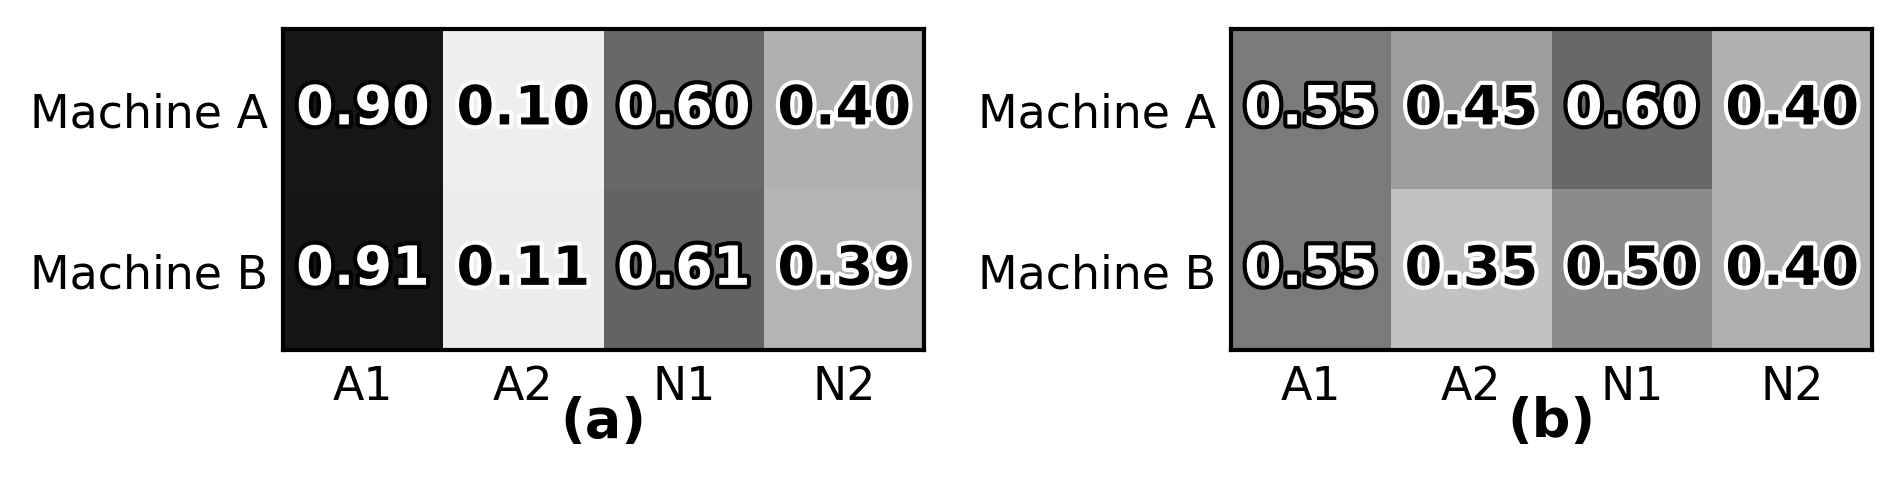

This chart was generated by the following Python code:
import os

import matplotlib.patheffects as pe
import matplotlib.pyplot as plt
import numpy as np
from matplotlib.colors import LinearSegmentedColormap

# 0.00 -> 1.00: white -> light gray -> dark gray -> black
cmap_score = LinearSegmentedColormap.from_list(
    "white_to_black_gray",
    ["#ffffff", "#c8c8c8", "#505050", "#000000"],
    N=256,
)

model_a = np.array(
    [
        [0.90, 0.10, 0.60, 0.40],
        [0.91, 0.11, 0.61, 0.39],
    ],
    dtype=float,
)

model_b = np.array(
    [
        [0.55, 0.45, 0.60, 0.40],
        [0.55, 0.35, 0.50, 0.40],
    ],
    dtype=float,
)

col_labels = ["A1", "A2", "N1", "N2"]
row_labels = ["Machine A", "Machine B"]

out_dir = "Figures"
os.makedirs(out_dir, exist_ok=True)

plt.rcParams.update(
    {
        "font.size": 12,
        "axes.titlesize": 13,
        "axes.labelsize": 12,
        "xtick.labelsize": 11,
        "ytick.labelsize": 11,
        "figure.dpi": 150,
        "savefig.dpi": 300,
    }
)

fig, axes = plt.subplots(1, 2, figsize=(6.5, 2.8))

for ax_idx, (ax, data) in enumerate(zip(axes, (model_a, model_b))):
    ax.imshow(
        data,
        cmap=cmap_score,
        vmin=0.0,
        vmax=1.0,
        interpolation="nearest",
        aspect="equal",
    )
    ax.set_xticks(np.arange(data.shape[1]))
    ax.set_yticks(np.arange(data.shape[0]))
    ax.set_xticklabels(col_labels)
    ax.set_yticklabels(row_labels)
    ax.tick_params(length=0)
    for spine in ax.spines.values():
        spine.set_visible(True)
        spine.set_linewidth(1.0)
        spine.set_edgecolor("black")
    ax.grid(False)

    for i in range(data.shape[0]):
        for j in range(data.shape[1]):
            val = data[i, j]
            txt_color = "white" if val >= 0.52 else "black"
            outline = "black" if txt_color == "white" else "white"
            ax.text(
                j,
                i,
                f"{val:.2f}",
                ha="center",
                va="center",
                color=txt_color,
                fontsize=13,
                fontweight="bold",
                path_effects=[pe.withStroke(linewidth=2.0, foreground=outline)],
            )

    ax.text(
        0.5,
        -0.14,
        f"({chr(ord('a') + ax_idx)})",
        transform=ax.transAxes,
        ha="center",
        va="top",
        fontsize=13,
        fontweight="bold",
    )

plt.tight_layout(rect=[0, 0.08, 1, 1])

pdf_path = os.path.join(out_dir, "doctor_view_instability.pdf")
png_path = os.path.join(out_dir, "doctor_view_instability.png")
fig.savefig(pdf_path, bbox_inches="tight", facecolor="white", edgecolor="none")
fig.savefig(png_path, bbox_inches="tight", facecolor="white", edgecolor="none")
plt.close(fig)
